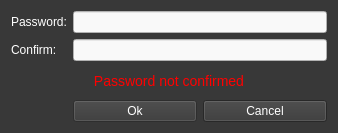
<?xml version="1.0" encoding="UTF-8"?>
<ui version="4.0">
 <class>NewPasswordDialog</class>
 <widget class="QDialog" name="NewPasswordDialog">
  <property name="geometry">
   <rect>
    <x>0</x>
    <y>0</y>
    <width>338</width>
    <height>133</height>
   </rect>
  </property>
  <property name="sizePolicy">
   <sizepolicy hsizetype="Fixed" vsizetype="Fixed">
    <horstretch>0</horstretch>
    <verstretch>0</verstretch>
   </sizepolicy>
  </property>
  <property name="windowTitle">
   <string>Enter password</string>
  </property>
  <property name="styleSheet">
   <string notr="true">background-color: rgb(56, 56, 56);
color: rgb(255, 255, 255);
</string>
  </property>
  <layout class="QGridLayout" name="gridLayout">
   <item row="3" column="1">
    <widget class="QPushButton" name="m_okButton">
     <property name="enabled">
      <bool>false</bool>
     </property>
     <property name="styleSheet">
      <string notr="true">color: rgb(255, 255, 255);</string>
     </property>
     <property name="text">
      <string>Ok</string>
     </property>
     <property name="default">
      <bool>true</bool>
     </property>
    </widget>
   </item>
   <item row="3" column="2">
    <widget class="QPushButton" name="m_cancelButton">
     <property name="styleSheet">
      <string notr="true">color: rgb(255, 255, 255);</string>
     </property>
     <property name="text">
      <string>Cancel</string>
     </property>
    </widget>
   </item>
   <item row="0" column="0">
    <widget class="QLabel" name="label">
     <property name="sizePolicy">
      <sizepolicy hsizetype="Maximum" vsizetype="Preferred">
       <horstretch>0</horstretch>
       <verstretch>0</verstretch>
      </sizepolicy>
     </property>
     <property name="text">
      <string>Password:</string>
     </property>
    </widget>
   </item>
   <item row="0" column="1" colspan="2">
    <widget class="QLineEdit" name="m_passwordEdit">
     <property name="sizePolicy">
      <sizepolicy hsizetype="Expanding" vsizetype="Fixed">
       <horstretch>0</horstretch>
       <verstretch>0</verstretch>
      </sizepolicy>
     </property>
     <property name="styleSheet">
      <string notr="true">color: rgb(0, 0, 0);
border-color:  rgb(76, 60, 77);
background-color: rgb(249, 249, 249);</string>
     </property>
     <property name="echoMode">
      <enum>QLineEdit::Password</enum>
     </property>
    </widget>
   </item>
   <item row="1" column="1" colspan="2">
    <widget class="QLineEdit" name="m_passwordConfirmationEdit">
     <property name="styleSheet">
      <string notr="true">color: rgb(0, 0, 0);
border-color:  rgb(76, 60, 77);
background-color: rgb(249, 249, 249);</string>
     </property>
     <property name="echoMode">
      <enum>QLineEdit::Password</enum>
     </property>
    </widget>
   </item>
   <item row="1" column="0">
    <widget class="QLabel" name="label_2">
     <property name="sizePolicy">
      <sizepolicy hsizetype="Maximum" vsizetype="Preferred">
       <horstretch>0</horstretch>
       <verstretch>0</verstretch>
      </sizepolicy>
     </property>
     <property name="text">
      <string>Confirm:</string>
     </property>
    </widget>
   </item>
   <item row="2" column="0" colspan="3">
    <widget class="QLabel" name="m_errorLabel">
     <property name="styleSheet">
      <string notr="true">color: #ff0000; font: 14px;</string>
     </property>
     <property name="text">
      <string>Password not confirmed</string>
     </property>
     <property name="alignment">
      <set>Qt::AlignCenter</set>
     </property>
    </widget>
   </item>
  </layout>
 </widget>
 <tabstops>
  <tabstop>m_passwordEdit</tabstop>
  <tabstop>m_passwordConfirmationEdit</tabstop>
  <tabstop>m_okButton</tabstop>
  <tabstop>m_cancelButton</tabstop>
 </tabstops>
 <resources/>
 <connections>
  <connection>
   <sender>m_okButton</sender>
   <signal>clicked()</signal>
   <receiver>NewPasswordDialog</receiver>
   <slot>accept()</slot>
   <hints>
    <hint type="sourcelabel">
     <x>147</x>
     <y>102</y>
    </hint>
    <hint type="destinationlabel">
     <x>147</x>
     <y>63</y>
    </hint>
   </hints>
  </connection>
  <connection>
   <sender>m_cancelButton</sender>
   <signal>clicked()</signal>
   <receiver>NewPasswordDialog</receiver>
   <slot>reject()</slot>
   <hints>
    <hint type="sourcelabel">
     <x>241</x>
     <y>102</y>
    </hint>
    <hint type="destinationlabel">
     <x>147</x>
     <y>63</y>
    </hint>
   </hints>
  </connection>
  <connection>
   <sender>m_passwordEdit</sender>
   <signal>textChanged(QString)</signal>
   <receiver>NewPasswordDialog</receiver>
   <slot>checkPassword(QString)</slot>
   <hints>
    <hint type="sourcelabel">
     <x>206</x>
     <y>25</y>
    </hint>
    <hint type="destinationlabel">
     <x>168</x>
     <y>64</y>
    </hint>
   </hints>
  </connection>
  <connection>
   <sender>m_passwordConfirmationEdit</sender>
   <signal>textChanged(QString)</signal>
   <receiver>NewPasswordDialog</receiver>
   <slot>checkPassword(QString)</slot>
   <hints>
    <hint type="sourcelabel">
     <x>206</x>
     <y>64</y>
    </hint>
    <hint type="destinationlabel">
     <x>168</x>
     <y>64</y>
    </hint>
   </hints>
  </connection>
 </connections>
 <slots>
  <slot>checkPassword(QString)</slot>
 </slots>
</ui>
